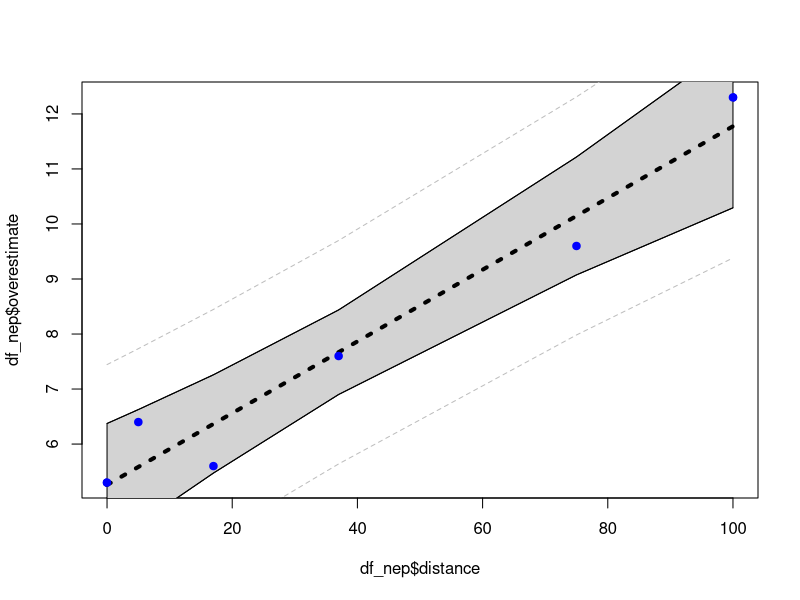
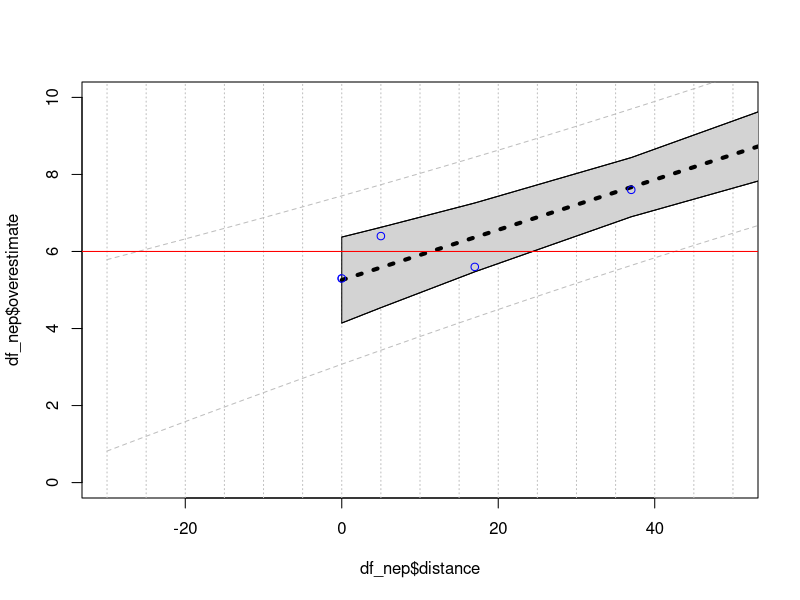
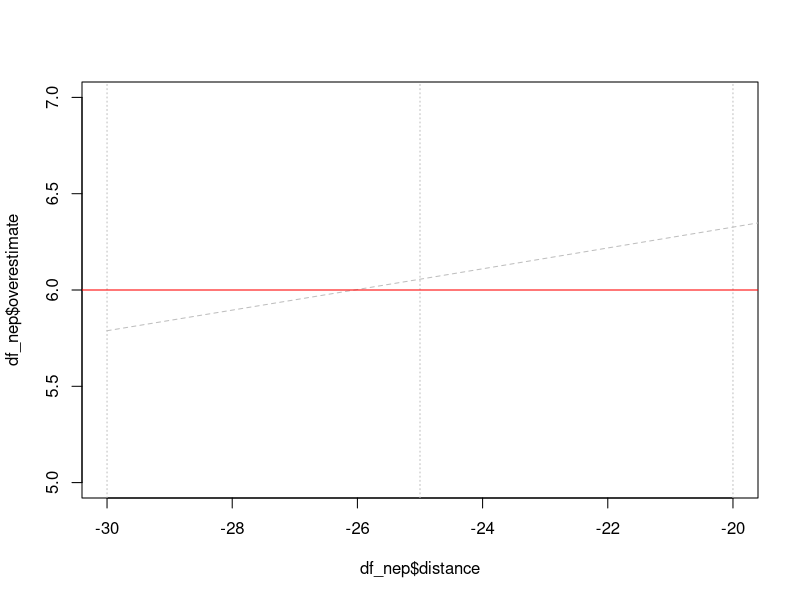
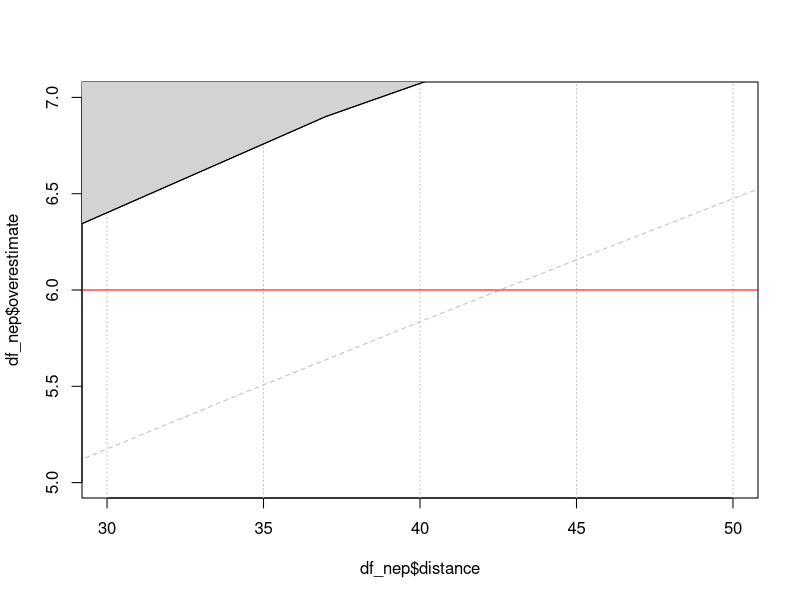
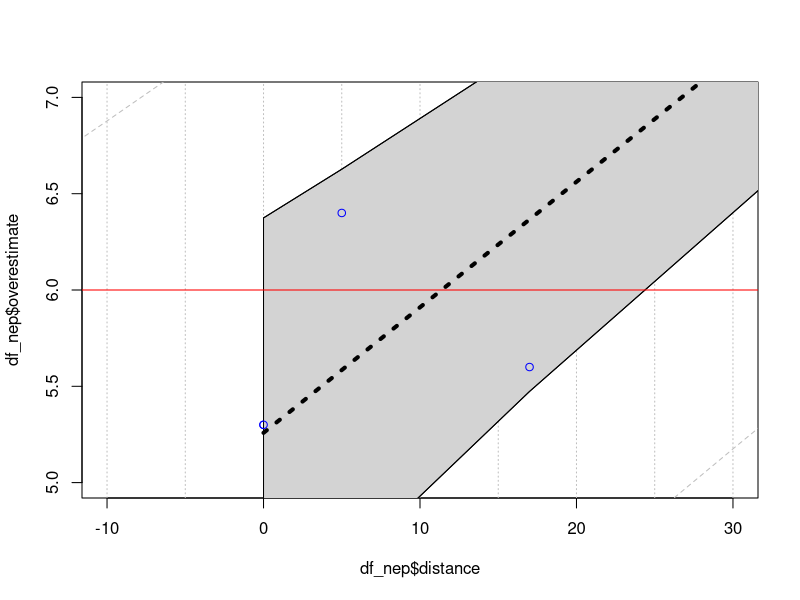
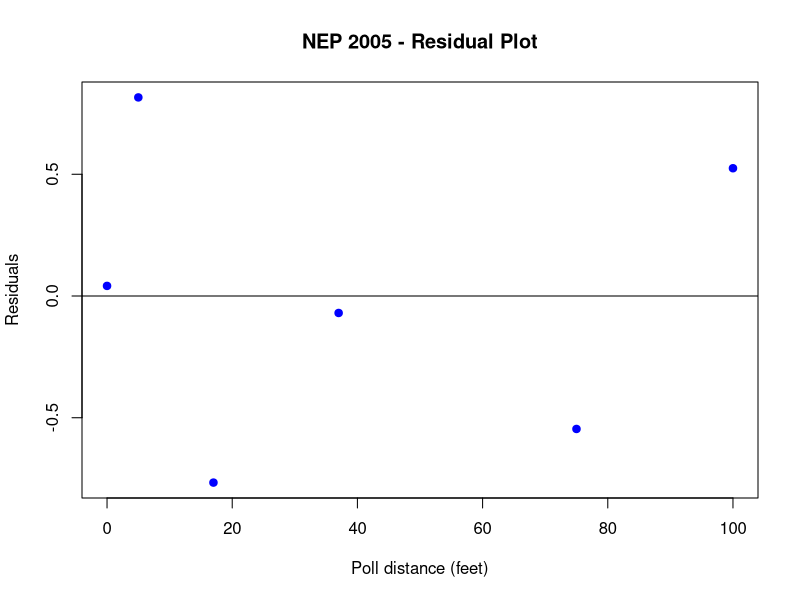
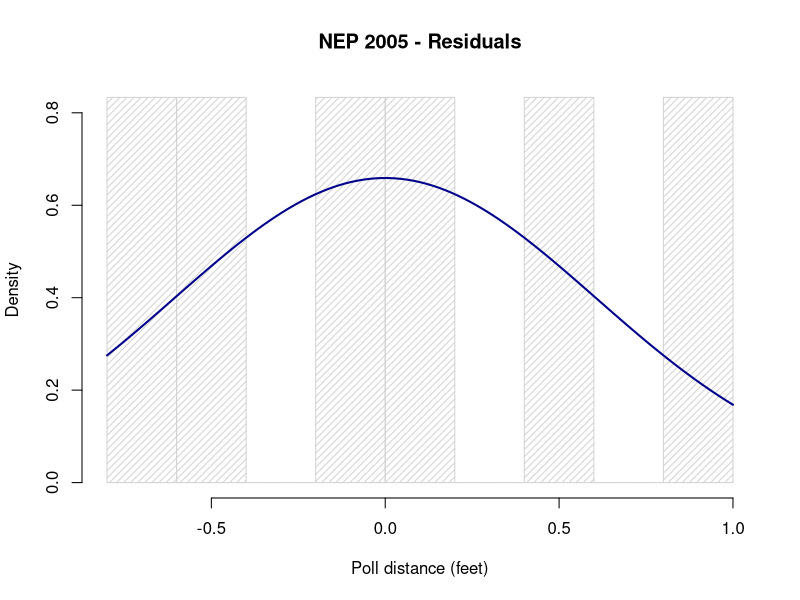

R code for these plots, in order:
## ---- chunk 1
knitr::opts_chunk$set(echo = TRUE)
## ---- chunk 2

HOME_DIR <- "/home/mcdevitt/_smu/_src/NEP_2005"

DATA_DIR <- "./data/"

setwd(HOME_DIR)
setwd(DATA_DIR)


df_nep <- read.csv("ex0729.csv", stringsAsFactors = FALSE)

names(df_nep) <- tolower(names(df_nep))

## ---- chunk 3


fit_all <- lm(overestimate ~ distance, data = df_nep)

df_nep_conf_int <- as.data.frame(predict(fit_all, df_nep , interval = "confidence"))

plot(df_nep$overestimate ~ df_nep$distance, col = 'blue', pch = 19)
polygon(c(df_nep$distance, rev(df_nep$distance)),
		c(df_nep_conf_int$lwr, rev(df_nep_conf_int$upr)),col="lightgrey")

lines(fit_all$fitted.values ~ df_nep$distance, col = 'black', lwd = 4, lty = 3)

lines(df_nep_conf_int$lwr ~ df_nep$distance, col = 'black', lwd = 1)
lines(df_nep_conf_int$upr ~ df_nep$distance, col = 'black', lwd = 1)

points(df_nep$overestimate ~ df_nep$distance, col = 'blue', pch = 19)

df_nep_pred_int <- as.data.frame(predict(fit_all, df_nep, interval = "predict"))

lines(df_nep_pred_int$lwr ~ df_nep$distance, col = 'grey', lwd = 1, lty = 2)
lines(df_nep_pred_int$upr ~ df_nep$distance, col = 'grey', lwd = 1, lty = 2)

## ---- chunk 4

summary(fit_all)

## ---- chunk 5

alpha <- 0.05
dof <- dim(df_nep)[1] - 2
crit_value <- qt(1 - alpha/2, dim(df_nep)[1] - 2)

t_value <- coef(summary(fit_all))["distance","t value"]
p_value <- coef(summary(fit_all))["distance","Pr(>|t|)"]

if (p_value < alpha)
{
	acc_rej <- "Reject Ho"
	is_is_not <- "is"
	does_does_not <- "does not"
} else {
	acc_rej <- "Do not Reject Ho"
	is_is_not <- "is not"
	does_does_not <- "does"
}

cnf_intrvl <- confint(fit_all, 'distance', level = 1 - alpha)
cnf_intrvl_lwr <- cnf_intrvl[1,1]
cnf_intrvl_upr <- cnf_intrvl[1,2]

print_cnf_intrvl <- paste0(sprintf("(%9.3f", cnf_intrvl_lwr), sprintf(", %9.3f)", cnf_intrvl_upr))

## ---- chunk 6

alpha <- 0.05
dof <- dim(df_nep)[1] - 2
crit_value <- qt(1 - alpha/2, dim(df_nep)[1] - 2)

t_value <- coef(summary(fit_all))["(Intercept)","t value"]
p_value <- coef(summary(fit_all))["(Intercept)","Pr(>|t|)"]

if (p_value < alpha)
{
	acc_rej <- "Reject Ho"
	is_is_not <- "is"
	does_does_not <- "does not"
} else {
	acc_rej <- "Do not Reject Ho"
	is_is_not <- "is not"
	does_does_not <- "does"
}

cnf_intrvl <- confint(fit_all, '(Intercept)', level = 1 - alpha)
cnf_intrvl_lwr <- cnf_intrvl[1,1]
cnf_intrvl_upr <- cnf_intrvl[1,2]

print_cnf_intrvl <- paste0(sprintf("(%9.3f", cnf_intrvl_lwr), sprintf(", %9.3f)", cnf_intrvl_upr))

## ---- chunk 7

b0 <- fit_all$coefficients[1]
b1 <- fit_all$coefficients[2]

## ---- chunk 8

cnf_intrvl <- predict(fit_all, data.frame(distance = 37) , interval = "confidence")
cnf_intrvl_lwr <- cnf_intrvl[1,2]
cnf_intrvl_upr <- cnf_intrvl[1,3]

print_cnf_intrvl <- paste0(sprintf("(%9.3f", cnf_intrvl_lwr), sprintf(", %9.3f)", cnf_intrvl_upr))

## ---- chunk 9

prd_intrvl <- predict(fit_all, data.frame(distance = 37) , interval = "predict")
prd_intrvl_lwr <- prd_intrvl[1,2]
prd_intrvl_upr <- prd_intrvl[1,3]

print_prd_intrvl <- paste0(sprintf("(%9.3f", prd_intrvl_lwr), sprintf(", %9.3f)", prd_intrvl_upr))

## ---- chunk 10

# ... create data frame with equal interval x-axis values

y_est <- 6.0

df_distance <- as.data.frame(seq(from = -30, to = 200, by = 5))
names(df_distance) <- "distance"

plot(df_nep$overestimate ~ df_nep$distance,
	 col = 'blue',
	 pch = 1,
	 xlim = c(-30, 50),
	 ylim = c(0, 10)
	 )

abline(v = seq(-30, 100, 5), col = "gray", lty = 3)

polygon(c(df_nep$distance, rev(df_nep$distance)),
		c(df_nep_conf_int$lwr, rev(df_nep_conf_int$upr)),col="lightgrey")

lines(fit_all$fitted.values ~ df_nep$distance, col = 'black', lwd = 4, lty = 3)

lines(df_nep_conf_int$lwr ~ df_nep$distance, col = 'black', lwd = 1)
lines(df_nep_conf_int$upr ~ df_nep$distance, col = 'black', lwd = 1)

points(df_nep$overestimate ~ df_nep$distance, col = 'blue', pch = 1)

df_nep_pred_int <- as.data.frame(predict(fit_all, df_distance, interval = "predict"))

lines(df_nep_pred_int$lwr ~ df_distance$distance, col = 'grey', lwd = 1, lty = 2)
lines(df_nep_pred_int$upr ~ df_distance$distance, col = 'grey', lwd = 1, lty = 2)

abline(h = y_est, col = "red")


# ... zoom in on upper pred interval

plot(df_nep$overestimate ~ df_nep$distance,
	 col = 'blue',
	 pch = 1,
	 xlim = c(-30, -20),
	 ylim = c(y_est-1, y_est+1)
	 )

abline(v = seq(-30, 200, 5), col = "gray", lty = 3)

polygon(c(df_nep$distance, rev(df_nep$distance)),
		c(df_nep_conf_int$lwr, rev(df_nep_conf_int$upr)),col="lightgrey")

lines(fit_all$fitted.values ~ df_nep$distance, col = 'black', lwd = 4, lty = 3)

lines(df_nep_conf_int$lwr ~ df_nep$distance, col = 'black', lwd = 1)
lines(df_nep_conf_int$upr ~ df_nep$distance, col = 'black', lwd = 1)

points(df_nep$overestimate ~ df_nep$distance, col = 'blue', pch = 1)

df_nep_pred_int <- as.data.frame(predict(fit_all, df_distance, interval = "predict"))

lines(df_nep_pred_int$lwr ~ df_distance$distance, col = 'grey', lwd = 1, lty = 2)
lines(df_nep_pred_int$upr ~ df_distance$distance, col = 'grey', lwd = 1, lty = 2)

abline(h = y_est, col = "red")

# ... zoom in on lower pred interval

plot(df_nep$overestimate ~ df_nep$distance,
	 col = 'blue',
	 pch = 1,
	 xlim = c(30, 50),
	 ylim = c(y_est-1, y_est+1)
	 )

abline(v = seq(-30, 200, 5), col = "gray", lty = 3)

polygon(c(df_nep$distance, rev(df_nep$distance)),
		c(df_nep_conf_int$lwr, rev(df_nep_conf_int$upr)),col="lightgrey")

lines(fit_all$fitted.values ~ df_nep$distance, col = 'black', lwd = 4, lty = 3)

lines(df_nep_conf_int$lwr ~ df_nep$distance, col = 'black', lwd = 1)
lines(df_nep_conf_int$upr ~ df_nep$distance, col = 'black', lwd = 1)

points(df_nep$overestimate ~ df_nep$distance, col = 'blue', pch = 1)

df_nep_pred_int <- as.data.frame(predict(fit_all, df_distance, interval = "predict"))

lines(df_nep_pred_int$lwr ~ df_distance$distance, col = 'grey', lwd = 1, lty = 2)
lines(df_nep_pred_int$upr ~ df_distance$distance, col = 'grey', lwd = 1, lty = 2)

abline(h = y_est, col = "red")

# ... zoom in on confidence interval

plot(df_nep$overestimate ~ df_nep$distance,
	 col = 'blue',
	 pch = 1,
	 xlim = c(-10, 30),
	 ylim = c(y_est-1, y_est+1)
	 )

abline(v = seq(-20, 200, 5), col = "gray", lty = 3)

polygon(c(df_nep$distance, rev(df_nep$distance)),
		c(df_nep_conf_int$lwr, rev(df_nep_conf_int$upr)),col="lightgrey")

lines(fit_all$fitted.values ~ df_nep$distance, col = 'black', lwd = 4, lty = 3)

lines(df_nep_conf_int$lwr ~ df_nep$distance, col = 'black', lwd = 1)
lines(df_nep_conf_int$upr ~ df_nep$distance, col = 'black', lwd = 1)

points(df_nep$overestimate ~ df_nep$distance, col = 'blue', pch = 1)

df_nep_pred_int <- as.data.frame(predict(fit_all, df_distance, interval = "predict"))

lines(df_nep_pred_int$lwr ~ df_distance$distance, col = 'grey', lwd = 1, lty = 2)
lines(df_nep_pred_int$upr ~ df_distance$distance, col = 'grey', lwd = 1, lty = 2)

abline(h = y_est, col = "red")
## ---- chunk 11

y_est <- 6.0
x_at_y_est <- (y_est - b0) / b1

x_at_y_est

se_at_y_est <- predict(fit_all, data.frame(distance = x_at_y_est), se.fit = TRUE)

se_ci_at_y_est <- se_at_y_est$se.fit / abs(b1)

alpha <- 0.05
dof <- dim(df_nep)[1] - 2
crit_value <- qt(1 - alpha/2, dim(df_nep)[1] - 2)

cal_est_at_y_est_upr <- x_at_y_est + crit_value * se_ci_at_y_est
cal_est_at_y_est_lwr <- x_at_y_est - crit_value * se_ci_at_y_est


# ...	calibration of predicted value

res_std_dev <- sigma(fit_all) * sigma(fit_all)

se_pi_at_y_est <- (sqrt (res_std_dev + se_at_y_est$se.fit * se_at_y_est$se.fit) ) / abs(b1)

cal_pi_est_at_y_est_upr <- x_at_y_est + crit_value * se_pi_at_y_est
cal_pi_est_at_y_est_lwr <- x_at_y_est - crit_value * se_pi_at_y_est


## ---- chunk 12

overestimate_res = resid(fit_all)

plot(df_nep$distance, overestimate_res, 
     pch = 19,
	 col = "blue",
	 ylab="Residuals",
	 xlab="Poll distance (feet)", 
     main="NEP 2005 - Residual Plot") 
abline(0, 0)

## ---- chunk 13


res_mean <- mean(overestimate_res)
res_std <- sqrt(var(overestimate_res))

hist(overestimate_res, density=20, breaks = 10, prob = TRUE, 
     xlab="Poll distance (feet)",
#	 ylim=c(0, 10), 
     main="NEP 2005 - Residuals")
curve(dnorm(x, mean = res_mean, sd = res_std),
	  col = "darkblue",
	  lwd = 2,
	  add = TRUE,
	  yaxt = "n")

